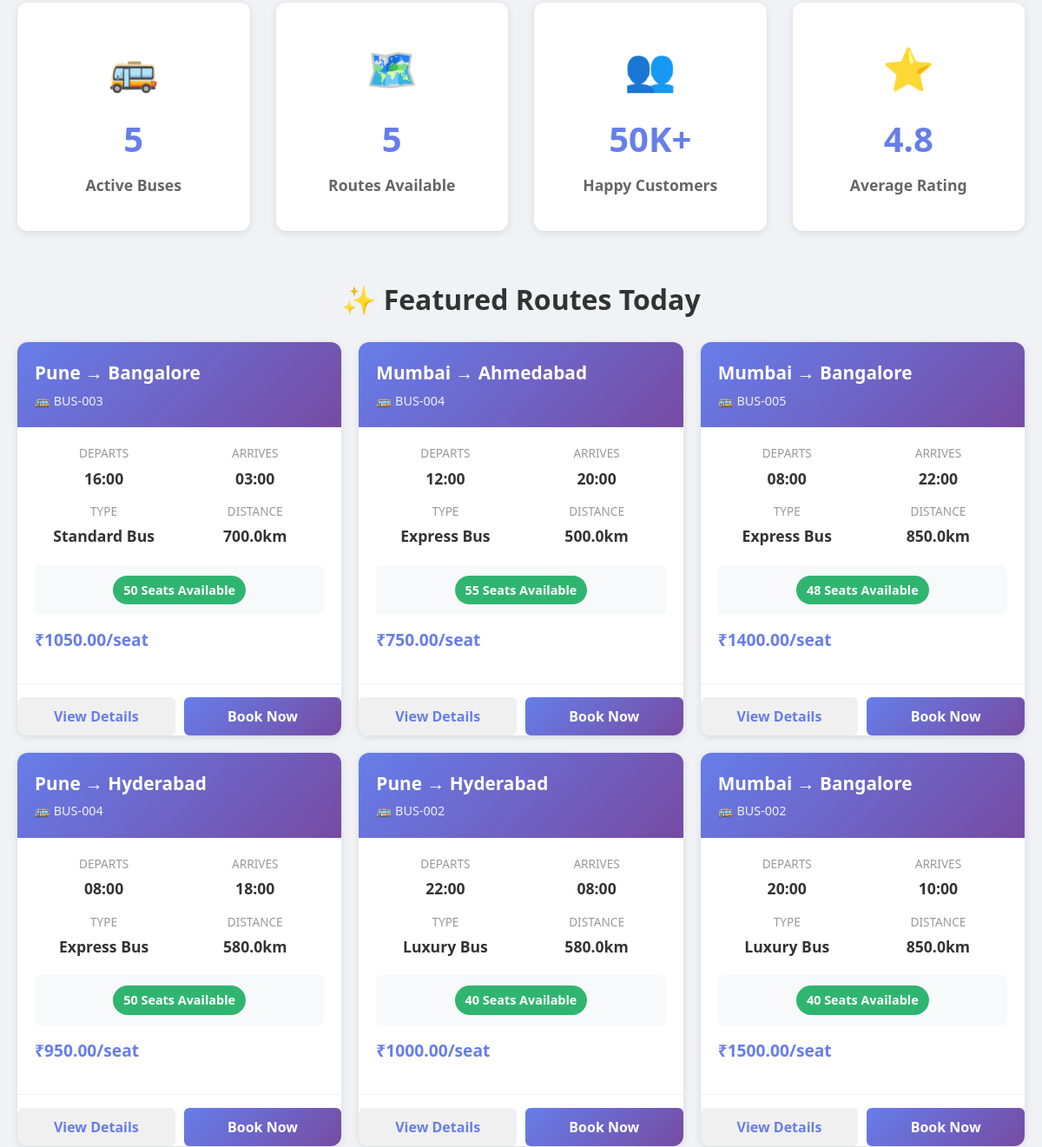
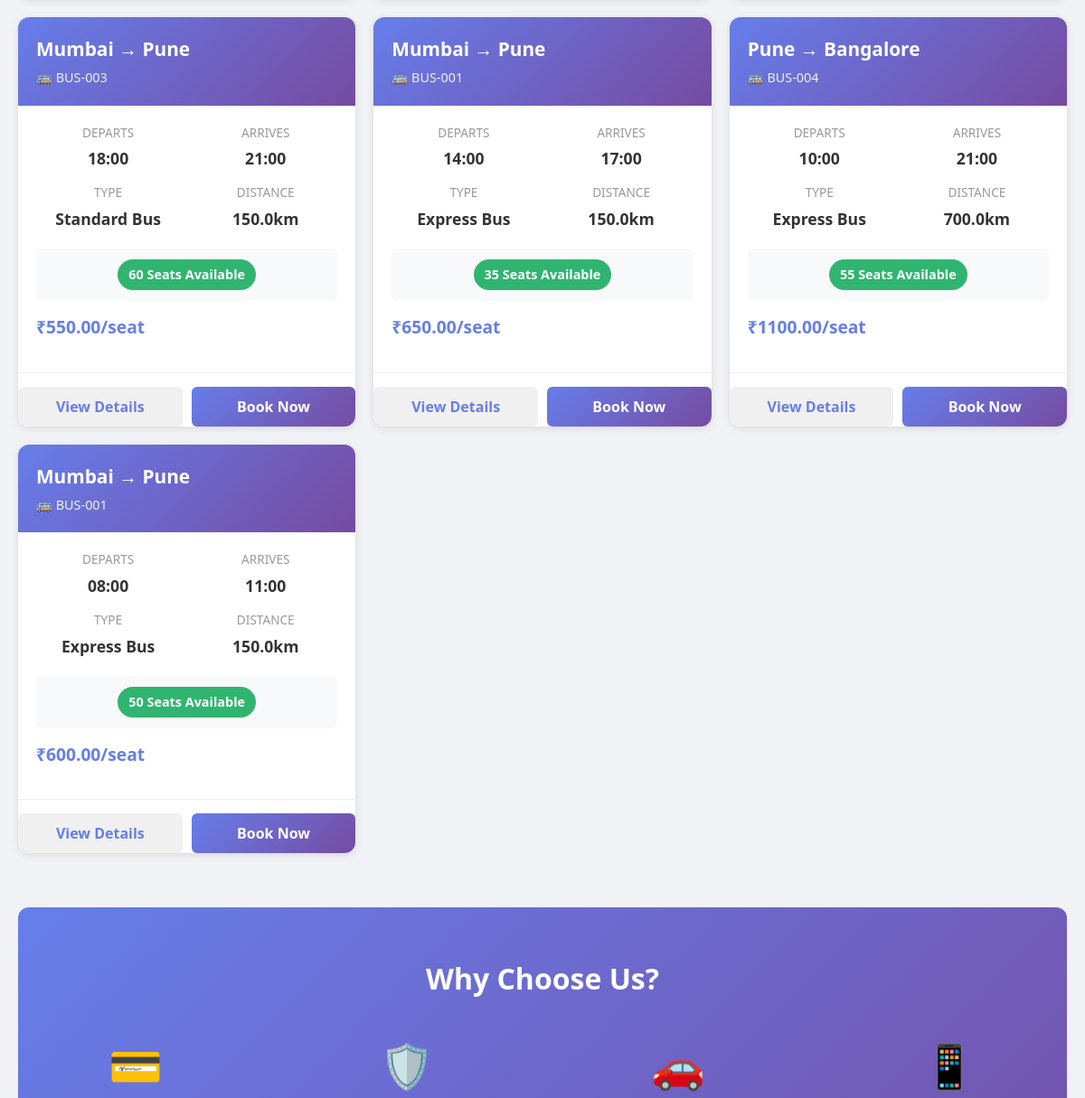
Before: / (middle part) with the older database file (2 pictures, top to bottom).
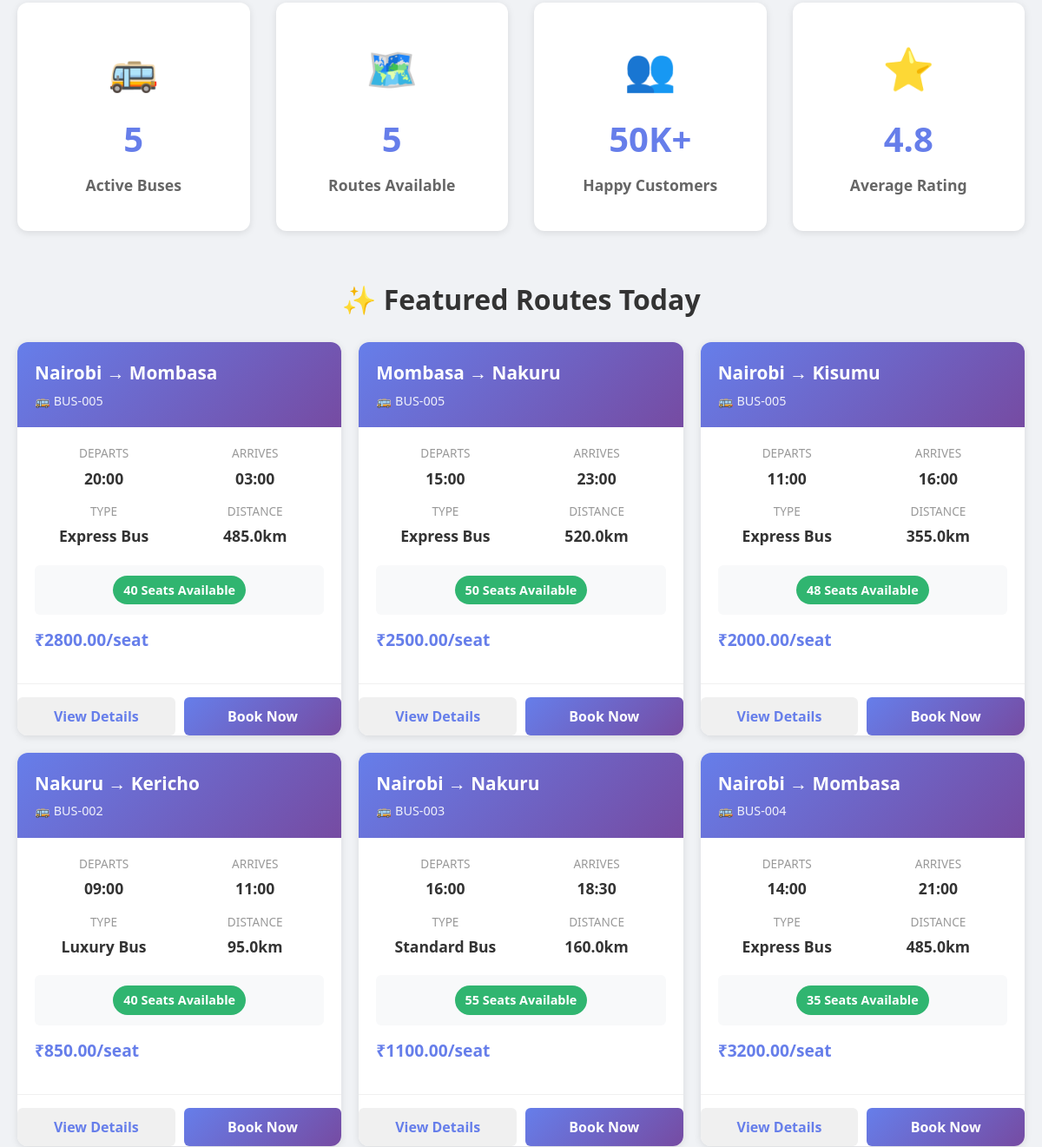
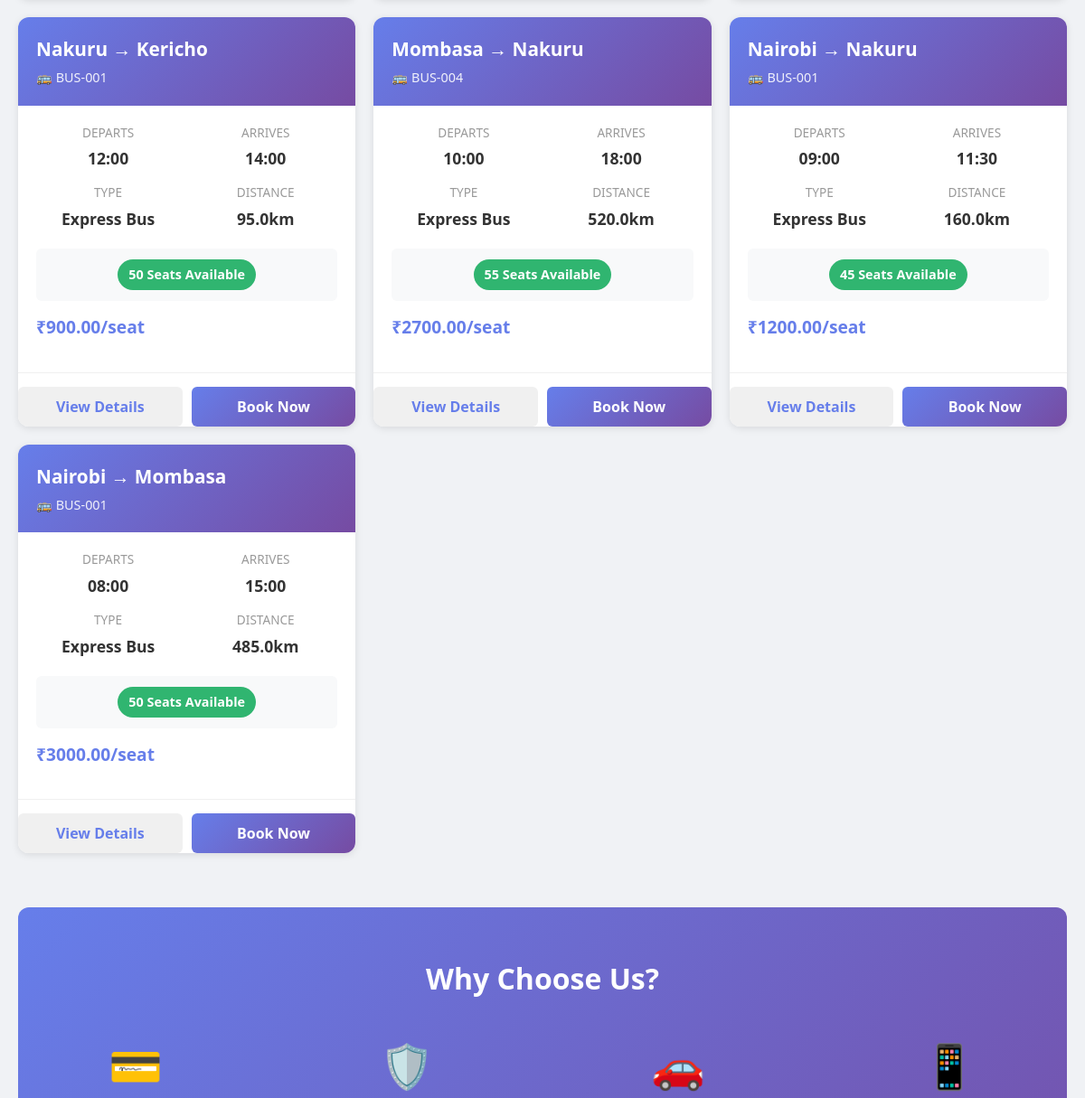
After: the same page with the newer database file (2 pictures, top to bottom).
### booking/models.py (models this page shows, shortened)
class BusJourney(models.Model):
    STATUS_CHOICES = [
        ('scheduled', 'Scheduled'),
        ('in_transit', 'In Transit'),
        ('completed', 'Completed'),
        ('cancelled', 'Cancelled'),
    ]
    bus = models.ForeignKey(Bus, on_delete=models.CASCADE, related_name='journeys')
    route = models.ForeignKey(Route, on_delete=models.CASCADE, related_name='journeys')
    departure_time = models.DateTimeField()
    arrival_time = models.DateTimeField()
    available_seats = models.IntegerField()
    status = models.CharField(max_length=20, choices=STATUS_CHOICES, default='scheduled')
    current_lat = models.FloatField(default=0.0)
    current_lng = models.FloatField(default=0.0)
    price_per_seat = models.DecimalField(max_digits=10, decimal_places=2)
    created_at = models.DateTimeField(auto_now_add=True)
    class Meta:
        ordering = ['-departure_time']
    @property
    def booked_seats(self):
        return self.booking_set.aggregate(models.Sum('seats'))['seats__sum'] or 0
    @property
    def remaining_seats(self):
        return self.available_seats - self.booked_seats

class Route(models.Model):
    origin = models.CharField(max_length=100)
    destination = models.CharField(max_length=100)
    origin_lat = models.FloatField(default=0.0)
    origin_lng = models.FloatField(default=0.0)
    destination_lat = models.FloatField(default=0.0)
    destination_lng = models.FloatField(default=0.0)
    distance_km = models.FloatField(default=0.0)
    duration = models.DurationField(default=timedelta(hours=1))
    base_fare = models.DecimalField(max_digits=10, decimal_places=2, default=0.0)
    buses = models.ManyToManyField(Bus, related_name='routes')
    is_active = models.BooleanField(default=True)
    created_at = models.DateTimeField(auto_now_add=True)
    class Meta:
        ordering = ['origin', 'destination']

class Bus(models.Model):
    BUS_TYPE_CHOICES = [
        ('standard', 'Standard Bus'),
        ('express', 'Express Bus'),
        ('luxury', 'Luxury Bus'),
    ]
    bus_number = models.CharField(max_length=50, unique=True)
    name = models.CharField(max_length=100)
    capacity = models.IntegerField()
    bus_type = models.CharField(max_length=20, choices=BUS_TYPE_CHOICES, default='standard')
    license_plate = models.CharField(max_length=50, unique=True)
    manufacturer = models.CharField(max_length=100, blank=True)
    year = models.IntegerField(blank=True, null=True)
    is_active = models.BooleanField(default=True)
    created_at = models.DateTimeField(auto_now_add=True)
    class Meta:
        ordering = ['bus_number']

### booking/views.py (the view)
# urls.py: path('', views.home, name='home'),
def home(request):
    routes = Route.objects.filter(is_active=True)
    journeys = BusJourney.objects.filter(
        status='scheduled',
        departure_time__gte=datetime.now()
    ).select_related('bus', 'route')[:10]
    context = {
        'routes': routes,
        'featured_journeys': journeys,
        'total_buses': Bus.objects.filter(is_active=True).count(),
        'total_routes': routes.count(),
    }
    return render(request, 'booking/home.html', context)

### booking/templates/booking/home.html (shortened to what the changed rows need)
{% extends 'base.html' %}
{% load static %}
{% block content %}
<div class="container">
    <section class="featured-section">
        <h2 class="section-title">✨ Featured Routes Today</h2>
        {% if featured_journeys %}
        <div style="display: grid; grid-template-columns: repeat(auto-fill, minmax(300px, 1fr)); gap: 20px;">
            {% for journey in featured_journeys %}
            <div class="journey-card">
                <div class="journey-header">
                    <div class="journey-route">{{ journey.route.origin }} → {{ journey.route.destination }}</div>
                    <div class="journey-bus">🚌 {{ journey.bus.bus_number }}</div>
                </div>
                <div class="journey-body">
                    <div class="journey-info">
                        <div class="info-block">
                            <div class="info-label">Departs</div>
                            <div class="info-value">{{ journey.departure_time|time:"H:i" }}</div>
                        </div>
                        <div class="info-block">
                            <div class="info-label">Arrives</div>
                            <div class="info-value">{{ journey.arrival_time|time:"H:i" }}</div>
                        </div>
                        <div class="info-block">
                            <div class="info-label">Type</div>
                            <div class="info-value">{{ journey.bus.get_bus_type_display }}</div>
                        </div>
                        <div class="info-block">
                            <div class="info-label">Distance</div>
                            <div class="info-value">{{ journey.route.distance_km }}km</div>
                        </div>
                    </div>
                    <div class="journey-seats">
                        {% if journey.remaining_seats > 0 %}
                        <span class="seats-badge">{{ journey.remaining_seats }} Seats Available</span>
                        {% else %}
                        <span class="seats-badge" style="background: #999;">Sold Out</span>
                        {% endif %}
                    </div>
                    <div style="margin-bottom: 15px;">
                        <div style="font-weight: 600; color: #667eea; font-size: 1.2rem;">₹{{ journey.price_per_seat }}/seat</div>
                    </div>
                </div>
                <div class="journey-footer">
                    <a href="{% url 'booking:journey_detail' journey.id %}" class="view-btn">View Details</a>
                    {% if journey.remaining_seats > 0 %}
                    <a href="{% url 'booking:book_journey' journey.id %}" class="book-btn">Book Now</a>
                    {% endif %}
                </div>
            </div>
            {% endfor %}
        </div>
        {% else %}
        <div style="text-align: center; padding: 40px; background: white; border-radius: 12px;">
            <p style="color: #999;">No journeys available at the moment</p>
        </div>
        {% endif %}
    </section>
</div>
<div class="container">
    <section class="features-section">
        <div style="text-align: center; margin-bottom: 20px;">
            <h2 style="font-size: 2rem; font-weight: 800;">Why Choose Us?</h2>
        </div>
    </section>
</div>
{% endblock %}

Changed rows visible on the page:
removed BusJourney: route.origin "Pune", route.destination "Bangalore", bus.bus_number "BUS-003", departure_time "16:00", arrival_time "03:00", bus.bus_type "Standard Bus", route.distance_km "700.0", remaining_seats "50", price_per_seat "1050.00", shows "Book Now"
removed BusJourney: route.origin "Mumbai", route.destination "Ahmedabad", bus.bus_number "BUS-004", departure_time "12:00", arrival_time "20:00", bus.bus_type "Express Bus", route.distance_km "500.0", remaining_seats "55", price_per_seat "750.00", shows "Book Now"
removed BusJourney: route.origin "Mumbai", route.destination "Bangalore", bus.bus_number "BUS-005", departure_time "08:00", arrival_time "22:00", bus.bus_type "Express Bus", route.distance_km "850.0", remaining_seats "48", price_per_seat "1400.00", shows "Book Now"
removed BusJourney: route.origin "Pune", route.destination "Hyderabad", bus.bus_number "BUS-004", departure_time "08:00", arrival_time "18:00", bus.bus_type "Express Bus", route.distance_km "580.0", remaining_seats "50", price_per_seat "950.00", shows "Book Now"
removed BusJourney: route.origin "Pune", route.destination "Hyderabad", bus.bus_number "BUS-002", departure_time "22:00", arrival_time "08:00", bus.bus_type "Luxury Bus", route.distance_km "580.0", remaining_seats "40", price_per_seat "1000.00", shows "Book Now"
removed BusJourney: route.origin "Mumbai", route.destination "Bangalore", bus.bus_number "BUS-002", departure_time "20:00", arrival_time "10:00", bus.bus_type "Luxury Bus", route.distance_km "850.0", remaining_seats "40", price_per_seat "1500.00", shows "Book Now"
removed BusJourney: route.origin "Mumbai", route.destination "Pune", bus.bus_number "BUS-003", departure_time "18:00", arrival_time "21:00", bus.bus_type "Standard Bus", route.distance_km "150.0", remaining_seats "60", price_per_seat "550.00", shows "Book Now"
removed BusJourney: route.origin "Mumbai", route.destination "Pune", bus.bus_number "BUS-001", departure_time "14:00", arrival_time "17:00", bus.bus_type "Express Bus", route.distance_km "150.0", remaining_seats "35", price_per_seat "650.00", shows "Book Now"
removed BusJourney: route.origin "Pune", route.destination "Bangalore", bus.bus_number "BUS-004", departure_time "10:00", arrival_time "21:00", bus.bus_type "Express Bus", route.distance_km "700.0", remaining_seats "55", price_per_seat "1100.00", shows "Book Now"
removed BusJourney: route.origin "Mumbai", route.destination "Pune", bus.bus_number "BUS-001", departure_time "08:00", arrival_time "11:00", bus.bus_type "Express Bus", route.distance_km "150.0", remaining_seats "50", price_per_seat "600.00", shows "Book Now"
added BusJourney: route.origin "Nairobi", route.destination "Mombasa", bus.bus_number "BUS-005", departure_time "20:00", arrival_time "03:00", bus.bus_type "Express Bus", route.distance_km "485.0", remaining_seats "40", price_per_seat "2800.00", shows "Book Now"
added BusJourney: route.origin "Mombasa", route.destination "Nakuru", bus.bus_number "BUS-005", departure_time "15:00", arrival_time "23:00", bus.bus_type "Express Bus", route.distance_km "520.0", remaining_seats "50", price_per_seat "2500.00", shows "Book Now"
added BusJourney: route.origin "Nairobi", route.destination "Kisumu", bus.bus_number "BUS-005", departure_time "11:00", arrival_time "16:00", bus.bus_type "Express Bus", route.distance_km "355.0", remaining_seats "48", price_per_seat "2000.00", shows "Book Now"
added BusJourney: route.origin "Nakuru", route.destination "Kericho", bus.bus_number "BUS-002", departure_time "09:00", arrival_time "11:00", bus.bus_type "Luxury Bus", route.distance_km "95.0", remaining_seats "40", price_per_seat "850.00", shows "Book Now"
added BusJourney: route.origin "Nairobi", route.destination "Nakuru", bus.bus_number "BUS-003", departure_time "16:00", arrival_time "18:30", bus.bus_type "Standard Bus", route.distance_km "160.0", remaining_seats "55", price_per_seat "1100.00", shows "Book Now"
added BusJourney: route.origin "Nairobi", route.destination "Mombasa", bus.bus_number "BUS-004", departure_time "14:00", arrival_time "21:00", bus.bus_type "Express Bus", route.distance_km "485.0", remaining_seats "35", price_per_seat "3200.00", shows "Book Now"
added BusJourney: route.origin "Nakuru", route.destination "Kericho", bus.bus_number "BUS-001", departure_time "12:00", arrival_time "14:00", bus.bus_type "Express Bus", route.distance_km "95.0", remaining_seats "50", price_per_seat "900.00", shows "Book Now"
added BusJourney: route.origin "Mombasa", route.destination "Nakuru", bus.bus_number "BUS-004", departure_time "10:00", arrival_time "18:00", bus.bus_type "Express Bus", route.distance_km "520.0", remaining_seats "55", price_per_seat "2700.00", shows "Book Now"
added BusJourney: route.origin "Nairobi", route.destination "Nakuru", bus.bus_number "BUS-001", departure_time "09:00", arrival_time "11:30", bus.bus_type "Express Bus", route.distance_km "160.0", remaining_seats "45", price_per_seat "1200.00", shows "Book Now"
added BusJourney: route.origin "Nairobi", route.destination "Mombasa", bus.bus_number "BUS-001", departure_time "08:00", arrival_time "15:00", bus.bus_type "Express Bus", route.distance_km "485.0", remaining_seats "50", price_per_seat "3000.00", shows "Book Now"
